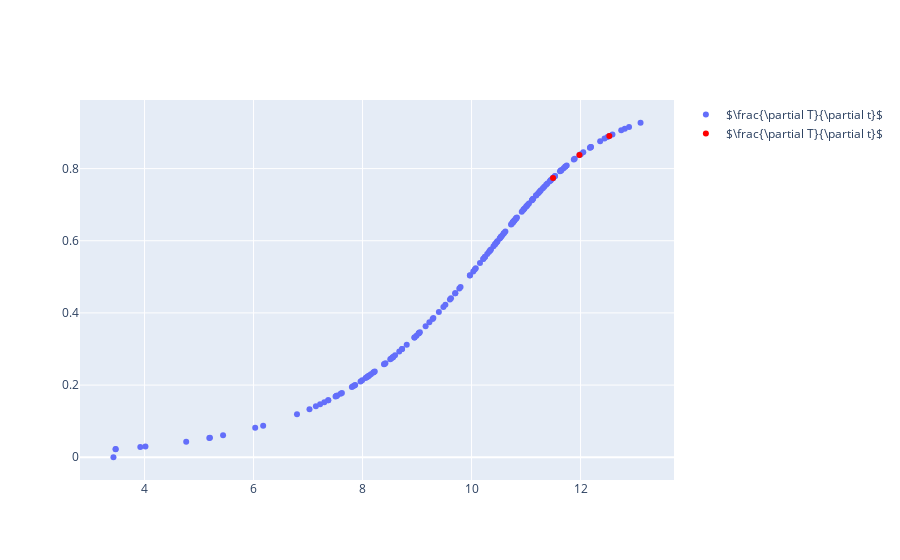

Notebook cell for this chart:
### Code cell
df['zeta'] = 0.75*df['eta']**.5 + 0.6*df['clicks']**.5
th['zeta'] = 0.75*th['eta']**.5 + 0.6*th['clicks']**.5
fig = go.Figure()


fig.add_trace(go.Scatter(x=df['zeta'], y=df['pof'],hovertext=df['UPS'] + "_" + df['eta'].map(str) + "_" + df['clicks'].map(str), 
                    mode='markers', 
                    name=r'$\frac{\partial T}{\partial t}$'))


fig.add_trace(go.Scatter(x=th['zeta'], y=th['pof'],hovertext=th['UPS'] + "_" + th['eta'].map(str) + "_" + th['clicks'].map(str) ,marker=dict(color='rgb(255,0,0)'), 
                    mode='markers', 
                    name=r'$\frac{\partial T}{\partial t}$'))

fig.show()

### Figure 1 — Plotly figure (JSON) as saved in the notebook; plotly's stock layout.template omitted (floating-point values rounded to 4 significant figures; data arrays with more than 128 entries replaced by an {"elided": "..."} marker saying what was removed)
{"data": [{"hovertext": {"elided": "172 str values"}, "mode": "markers", "name": "$\\frac{\\partial T}{\\partial t}$", "type": "scatter", "x": {"elided": "172 float values"}, "y": {"elided": "172 float values"}}, {"hovertext": ["EBS2C06_SLASH_BL1_77.06_67", "ESS328_SLASH_5E_73.17_86", "ESS329_SLASH_7E_74.38_102"], "marker": {"color": "rgb(255,0,0)"}, "mode": "markers", "name": "$\\frac{\\partial T}{\\partial t}$", "type": "scatter", "x": [11.49, 11.98, 12.53], "y": [0.7742, 0.8375, 0.8904]}], "layout": {}}
